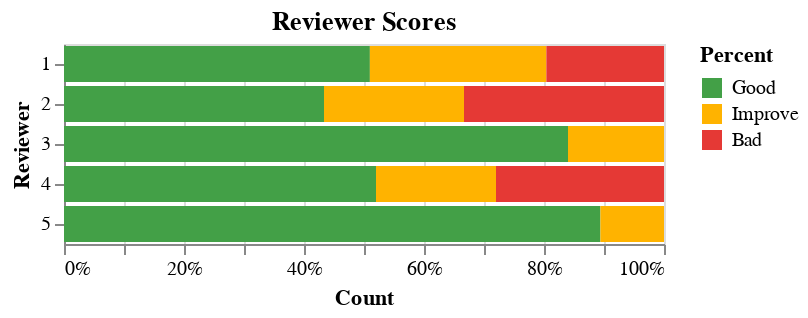

Notebook code for this chart:
### Code cell
# overall, how "good" are the reviews?
reviewer_status = df.groupby(['reviewer','review_status']).size().reset_index(name='counts')
reviewer_status['reviewer_index'] = reviewer_status['reviewer'].astype('category').cat.codes + 1

reviewer_status['sort_key'] = reviewer_status['review_status'].map(sort_key)
reviewer_status = reviewer_status.sort_values(by='sort_key')

chart = alt.Chart(reviewer_status).mark_bar().encode(
    x=alt.X('counts:Q', title='Count').stack("normalize"),
    y=alt.X('reviewer_index:O', title='Reviewer'),
    color=alt.Color('sort_key:N', title='Percent', legend=color_legend).scale(domain=[0,1,2], range=scale['range']),
    tooltip=['review_status', 'counts']
).properties(
    title='Reviewer Scores'
).configure_axis(
    labelAngle=0
)

chart.save('./out/figures/review_score_dist.png')
chart.display()

### Figure 1 — Vega-Lite specification as saved in the notebook (floating-point values rounded to 4 significant figures)
{"config": {"view": {"continuousWidth": 300, "continuousHeight": 300}, "axis": {"labelAngle": 0}}, "data": {"name": "data-28ad80f2b144411018300bf5481b21df"}, "mark": {"type": "bar"}, "encoding": {"color": {"field": "sort_key", "legend": {"labelExpr": "\n                        {\n                            0: 'Good',\n                            1: 'Improve',\n                            2: 'Bad'\n                        }[datum.label]\n                        "}, "scale": {"domain": [0, 1, 2], "range": ["#43A047", "#FFB300", "#E53935"]}, "title": "Percent", "type": "nominal"}, "tooltip": [{"field": "review_status", "type": "nominal"}, {"field": "counts", "type": "quantitative"}], "x": {"field": "counts", "stack": "normalize", "title": "Count", "type": "quantitative"}, "y": {"field": "reviewer_index", "title": "Reviewer", "type": "ordinal"}}, "title": "Reviewer Scores", "$schema": "https://vega.github.io/schema/vega-lite/v5.20.1.json", "datasets": {"data-28ad80f2b144411018300bf5481b21df": [{"reviewer": "31c9b73c-f1d3-4572-bd78-470fcc544bed", "review_status": "good", "counts": 26, "reviewer_index": 1, "sort_key": 0}, {"reviewer": "65eb6f8c-e386-48fd-9ef4-2eb430f12840", "review_status": "good", "counts": 13, "reviewer_index": 2, "sort_key": 0}, {"reviewer": "8473a9d7-acce-48e6-ab33-17f6c6507ea6", "review_status": "good", "counts": 84, "reviewer_index": 3, "sort_key": 0}, {"reviewer": "c901e156-d0f4-42a0-8cd9-1d6bbe0b3667", "review_status": "good", "counts": 13, "reviewer_index": 4, "sort_key": 0}, {"reviewer": "e989d032-7abb-426c-8089-1b7f11bedaae", "review_status": "good", "counts": 135, "reviewer_index": 5, "sort_key": 0}, {"reviewer": "31c9b73c-f1d3-4572-bd78-470fcc544bed", "review_status": "improve", "counts": 15, "reviewer_index": 1, "sort_key": 1}, {"reviewer": "65eb6f8c-e386-48fd-9ef4-2eb430f12840", "review_status": "improve", "counts": 7, "reviewer_index": 2, "sort_key": 1}, {"reviewer": "8473a9d7-acce-48e6-ab33-17f6c6507ea6", "review_status": "improve", "counts": 16, "reviewer_index": 3, "sort_key": 1}, {"reviewer": "c901e156-d0f4-42a0-8cd9-1d6bbe0b3667", "review_status": "improve", "counts": 5, "reviewer_index": 4, "sort_key": 1}, {"reviewer": "e989d032-7abb-426c-8089-1b7f11bedaae", "review_status": "improve", "counts": 16, "reviewer_index": 5, "sort_key": 1}, {"reviewer": "31c9b73c-f1d3-4572-bd78-470fcc544bed", "review_status": "bad", "counts": 10, "reviewer_index": 1, "sort_key": 2}, {"reviewer": "65eb6f8c-e386-48fd-9ef4-2eb430f12840", "review_status": "bad", "counts": 10, "reviewer_index": 2, "sort_key": 2}, {"reviewer": "c901e156-d0f4-42a0-8cd9-1d6bbe0b3667", "review_status": "bad", "counts": 7, "reviewer_index": 4, "sort_key": 2}]}}
